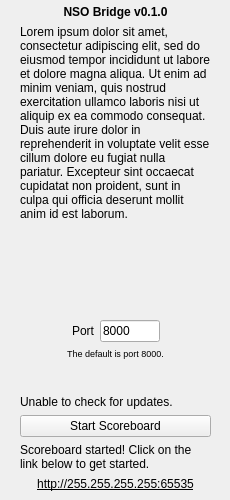
<?xml version="1.0" encoding="UTF-8"?>
<ui version="4.0">
 <class>Form</class>
 <widget class="QWidget" name="Form">
  <property name="windowModality">
   <enum>Qt::ApplicationModal</enum>
  </property>
  <property name="geometry">
   <rect>
    <x>0</x>
    <y>0</y>
    <width>230</width>
    <height>500</height>
   </rect>
  </property>
  <property name="sizePolicy">
   <sizepolicy hsizetype="Fixed" vsizetype="Fixed">
    <horstretch>0</horstretch>
    <verstretch>0</verstretch>
   </sizepolicy>
  </property>
  <property name="minimumSize">
   <size>
    <width>230</width>
    <height>500</height>
   </size>
  </property>
  <property name="maximumSize">
   <size>
    <width>230</width>
    <height>500</height>
   </size>
  </property>
  <property name="baseSize">
   <size>
    <width>230</width>
    <height>500</height>
   </size>
  </property>
  <property name="windowTitle">
   <string>Form</string>
  </property>
  <widget class="QWidget" name="verticalLayoutWidget">
   <property name="geometry">
    <rect>
     <x>0</x>
     <y>0</y>
     <width>231</width>
     <height>501</height>
    </rect>
   </property>
   <layout class="QVBoxLayout" name="mainLayout">
    <property name="sizeConstraint">
     <enum>QLayout::SetDefaultConstraint</enum>
    </property>
    <property name="leftMargin">
     <number>20</number>
    </property>
    <property name="topMargin">
     <number>5</number>
    </property>
    <property name="rightMargin">
     <number>20</number>
    </property>
    <property name="bottomMargin">
     <number>10</number>
    </property>
    <item>
     <layout class="QVBoxLayout" name="headerLayout">
      <item>
       <widget class="QLabel" name="headerLabel">
        <property name="font">
         <font>
          <weight>75</weight>
          <bold>true</bold>
         </font>
        </property>
        <property name="text">
         <string>NSO Bridge v0.1.0</string>
        </property>
        <property name="alignment">
         <set>Qt::AlignCenter</set>
        </property>
       </widget>
      </item>
      <item>
       <widget class="QLabel" name="subHeaderLabel">
        <property name="maximumSize">
         <size>
          <width>16777215</width>
          <height>16777215</height>
         </size>
        </property>
        <property name="text">
         <string>Lorem ipsum dolor sit amet, consectetur adipiscing elit, sed do eiusmod tempor incididunt ut labore et dolore magna aliqua. Ut enim ad minim veniam, quis nostrud exercitation ullamco laboris nisi ut aliquip ex ea commodo consequat. Duis aute irure dolor in reprehenderit in voluptate velit esse cillum dolore eu fugiat nulla pariatur. Excepteur sint occaecat cupidatat non proident, sunt in culpa qui officia deserunt mollit anim id est laborum.</string>
        </property>
        <property name="wordWrap">
         <bool>true</bool>
        </property>
       </widget>
      </item>
     </layout>
    </item>
    <item>
     <spacer name="topSpacer">
      <property name="orientation">
       <enum>Qt::Vertical</enum>
      </property>
      <property name="sizeType">
       <enum>QSizePolicy::MinimumExpanding</enum>
      </property>
      <property name="sizeHint" stdset="0">
       <size>
        <width>20</width>
        <height>0</height>
       </size>
      </property>
     </spacer>
    </item>
    <item>
     <layout class="QGridLayout" name="portLayout">
      <item row="0" column="3">
       <spacer name="portRightSpacer">
        <property name="orientation">
         <enum>Qt::Horizontal</enum>
        </property>
        <property name="sizeHint" stdset="0">
         <size>
          <width>40</width>
          <height>20</height>
         </size>
        </property>
       </spacer>
      </item>
      <item row="0" column="1">
       <widget class="QLabel" name="portLabel">
        <property name="text">
         <string>Port</string>
        </property>
        <property name="alignment">
         <set>Qt::AlignRight|Qt::AlignTrailing|Qt::AlignVCenter</set>
        </property>
       </widget>
      </item>
      <item row="0" column="2">
       <widget class="QLineEdit" name="portLineEdit">
        <property name="sizePolicy">
         <sizepolicy hsizetype="Fixed" vsizetype="Fixed">
          <horstretch>0</horstretch>
          <verstretch>0</verstretch>
         </sizepolicy>
        </property>
        <property name="maximumSize">
         <size>
          <width>60</width>
          <height>16777215</height>
         </size>
        </property>
        <property name="text">
         <string>8000</string>
        </property>
       </widget>
      </item>
      <item row="0" column="0">
       <spacer name="portLeftSpacer">
        <property name="orientation">
         <enum>Qt::Horizontal</enum>
        </property>
        <property name="sizeHint" stdset="0">
         <size>
          <width>40</width>
          <height>20</height>
         </size>
        </property>
       </spacer>
      </item>
     </layout>
    </item>
    <item>
     <widget class="QLabel" name="defaultPortLabel">
      <property name="font">
       <font>
        <pointsize>7</pointsize>
       </font>
      </property>
      <property name="text">
       <string>The default is port 8000.</string>
      </property>
      <property name="alignment">
       <set>Qt::AlignCenter</set>
      </property>
     </widget>
    </item>
    <item>
     <spacer name="bottomSpacer">
      <property name="orientation">
       <enum>Qt::Vertical</enum>
      </property>
      <property name="sizeType">
       <enum>QSizePolicy::Preferred</enum>
      </property>
      <property name="sizeHint" stdset="0">
       <size>
        <width>20</width>
        <height>30</height>
       </size>
      </property>
     </spacer>
    </item>
    <item>
     <widget class="QLabel" name="label">
      <property name="text">
       <string>Unable to check for updates.</string>
      </property>
     </widget>
    </item>
    <item>
     <widget class="QPushButton" name="startServerButton">
      <property name="text">
       <string>Start Scoreboard</string>
      </property>
     </widget>
    </item>
    <item>
     <widget class="QLabel" name="stateLabel">
      <property name="text">
       <string>Scoreboard started! Click on the link below to get started.</string>
      </property>
      <property name="alignment">
       <set>Qt::AlignLeading|Qt::AlignLeft|Qt::AlignVCenter</set>
      </property>
      <property name="wordWrap">
       <bool>true</bool>
      </property>
     </widget>
    </item>
    <item>
     <widget class="QLabel" name="serverLinkLabel">
      <property name="font">
       <font>
        <underline>true</underline>
       </font>
      </property>
      <property name="text">
       <string>http://255.255.255.255:65535</string>
      </property>
      <property name="scaledContents">
       <bool>true</bool>
      </property>
      <property name="alignment">
       <set>Qt::AlignCenter</set>
      </property>
      <property name="wordWrap">
       <bool>true</bool>
      </property>
     </widget>
    </item>
   </layout>
  </widget>
 </widget>
 <resources/>
 <connections/>
</ui>
